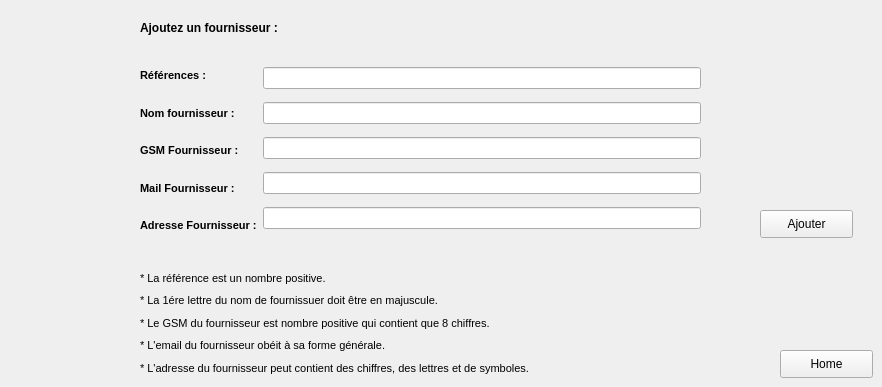
         <widget class="QWidget" name="Ajouter_3">
          <attribute name="title">
           <string>Ajouter un fournisseur</string>
          </attribute>
          <widget class="QWidget" name="layoutWidget_12">
           <property name="geometry">
            <rect>
             <x>140</x>
             <y>60</y>
             <width>561</width>
             <height>181</height>
            </rect>
           </property>
           <layout class="QHBoxLayout" name="saisie_5">
            <item>
             <layout class="QVBoxLayout" name="verticalLayout_20">
              <item>
               <widget class="QLabel" name="label_41">
                <property name="font">
                 <font>
                  <pointsize>8</pointsize>
                  <weight>75</weight>
                  <italic>false</italic>
                  <bold>true</bold>
                  <underline>false</underline>
                  <strikeout>false</strikeout>
                  <kerning>true</kerning>
                 </font>
                </property>
                <property name="text">
                 <string>Références :</string>
                </property>
               </widget>
              </item>
              <item>
               <widget class="QLabel" name="label_42">
                <property name="font">
                 <font>
                  <pointsize>8</pointsize>
                  <weight>75</weight>
                  <italic>false</italic>
                  <bold>true</bold>
                  <underline>false</underline>
                  <strikeout>false</strikeout>
                  <kerning>true</kerning>
                 </font>
                </property>
                <property name="text">
                 <string>Nom fournisseur :</string>
                </property>
               </widget>
              </item>
              <item>
               <widget class="QLabel" name="label_43">
                <property name="font">
                 <font>
                  <pointsize>8</pointsize>
                  <weight>75</weight>
                  <italic>false</italic>
                  <bold>true</bold>
                  <underline>false</underline>
                  <strikeout>false</strikeout>
                  <kerning>true</kerning>
                 </font>
                </property>
                <property name="text">
                 <string>GSM Fournisseur :</string>
                </property>
               </widget>
              </item>
              <item>
               <widget class="QLabel" name="label_44">
                <property name="font">
                 <font>
                  <pointsize>8</pointsize>
                  <weight>75</weight>
                  <italic>false</italic>
                  <bold>true</bold>
                  <underline>false</underline>
                  <strikeout>false</strikeout>
                  <kerning>true</kerning>
                 </font>
                </property>
                <property name="text">
                 <string>Mail Fournisseur :</string>
                </property>
               </widget>
              </item>
              <item>
               <widget class="QLabel" name="label_45">
                <property name="font">
                 <font>
                  <pointsize>8</pointsize>
                  <weight>75</weight>
                  <italic>false</italic>
                  <bold>true</bold>
                  <underline>false</underline>
                  <strikeout>false</strikeout>
                  <kerning>true</kerning>
                 </font>
                </property>
                <property name="text">
                 <string>Adresse Fournisseur :</string>
                </property>
               </widget>
              </item>
             </layout>
            </item>
            <item>
             <layout class="QVBoxLayout" name="verticalLayout_27">
              <item>
               <widget class="QLineEdit" name="lineEdit_ref_3"/>
              </item>
              <item>
               <widget class="QLineEdit" name="lineEdit_nom_3"/>
              </item>
              <item>
               <widget class="QLineEdit" name="lineEdit_gsm_3"/>
              </item>
              <item>
               <widget class="QLineEdit" name="lineEdit_mail_3"/>
              </item>
              <item>
               <widget class="QLineEdit" name="lineEdit_adresse_3"/>
              </item>
             </layout>
            </item>
           </layout>
          </widget>
          <widget class="QPushButton" name="ajouterButton_3">
           <property name="geometry">
            <rect>
             <x>760</x>
             <y>210</y>
             <width>93</width>
             <height>28</height>
            </rect>
           </property>
           <property name="text">
            <string>Ajouter</string>
           </property>
          </widget>
          <widget class="QPushButton" name="homeButton_ajouter_3">
           <property name="geometry">
            <rect>
             <x>780</x>
             <y>350</y>
             <width>93</width>
             <height>28</height>
            </rect>
           </property>
           <property name="text">
            <string>Home</string>
           </property>
          </widget>
          <widget class="QLabel" name="textajoutezfournisseur_3">
           <property name="geometry">
            <rect>
             <x>140</x>
             <y>20</y>
             <width>221</width>
             <height>16</height>
            </rect>
           </property>
           <property name="font">
            <font>
             <pointsize>9</pointsize>
             <weight>75</weight>
             <bold>true</bold>
            </font>
           </property>
           <property name="text">
            <string>Ajoutez un fournisseur :</string>
           </property>
          </widget>
          <widget class="QWidget" name="layoutWidget_13">
           <property name="geometry">
            <rect>
             <x>140</x>
             <y>270</y>
             <width>541</width>
             <height>106</height>
            </rect>
           </property>
           <layout class="QVBoxLayout" name="verticalLayout_28">
            <item>
             <widget class="QLabel" name="label_46">
              <property name="font">
               <font>
                <pointsize>8</pointsize>
               </font>
              </property>
              <property name="text">
               <string>* La référence est un nombre positive.</string>
              </property>
             </widget>
            </item>
            <item>
             <widget class="QLabel" name="label_47">
              <property name="font">
               <font>
                <pointsize>8</pointsize>
               </font>
              </property>
              <property name="text">
               <string>* La 1ére lettre du nom de fournissuer doit être en majuscule.</string>
              </property>
             </widget>
            </item>
            <item>
             <widget class="QLabel" name="label_48">
              <property name="font">
               <font>
                <pointsize>8</pointsize>
               </font>
              </property>
              <property name="text">
               <string>* Le GSM du fournisseur est nombre positive qui contient que 8 chiffres.</string>
              </property>
             </widget>
            </item>
            <item>
             <widget class="QLabel" name="label_49">
              <property name="font">
               <font>
                <pointsize>8</pointsize>
               </font>
              </property>
              <property name="text">
               <string>* L'email du fournisseur obéit à sa forme générale.</string>
              </property>
             </widget>
            </item>
            <item>
             <widget class="QLabel" name="label_50">
              <property name="font">
               <font>
                <pointsize>8</pointsize>
               </font>
              </property>
              <property name="text">
               <string>* L'adresse du fournisseur peut contient des chiffres, des lettres et de symboles.</string>
              </property>
             </widget>
            </item>
           </layout>
          </widget>
         </widget>
